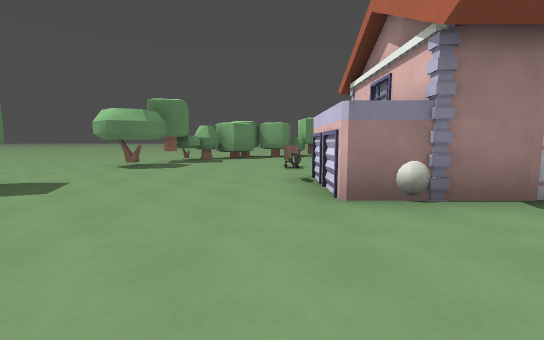
[1] (above)

23 first-person views from a walk through a Godot game level. The camera is 1.3 m above the floor, tilts 6° down and sees 90° across. Doors that lead somewhere are drawn open, without their leaves. The floor is counted in squares, 2 m on a side. Each view is taken from the middle of a square. On the plan, view 1 faces up. The plan holds only what a view shows up to about 9 squares ahead; the rest is blank. The place goes on beyond the plan. Surface patterns are stand-ins for the level's own textures.

[2]
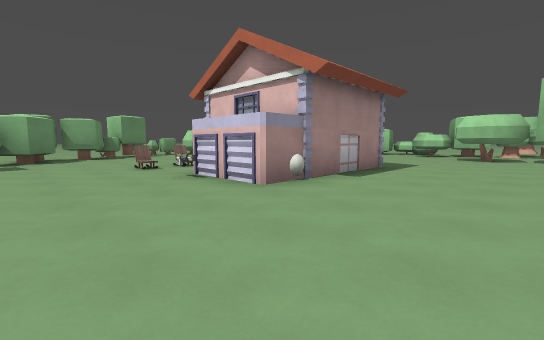

[3]
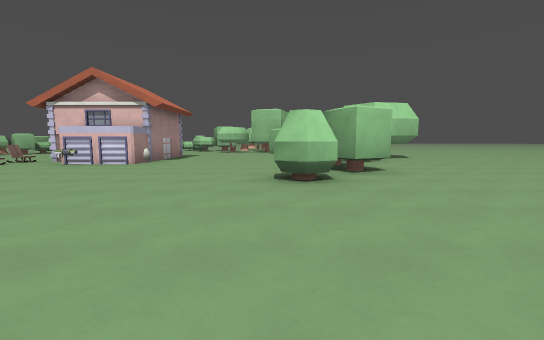

[4]
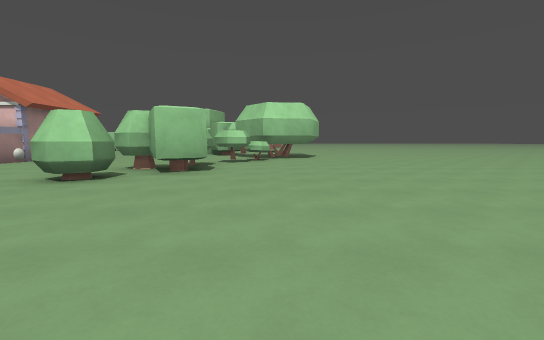

[5]
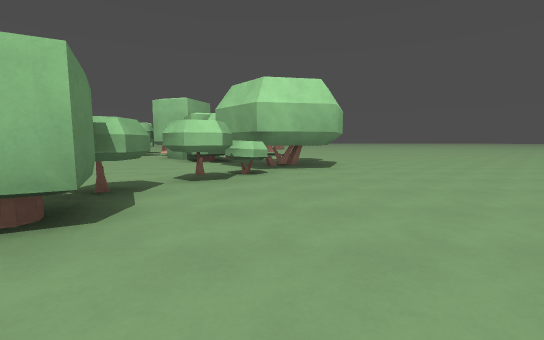

[6]
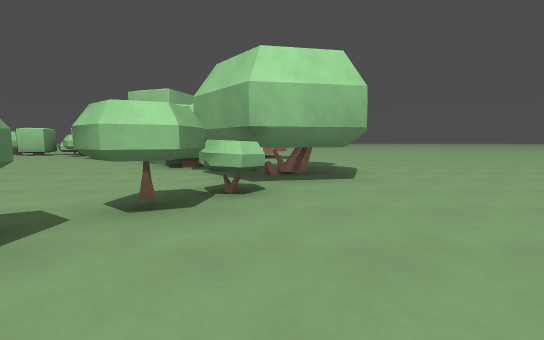

[7]
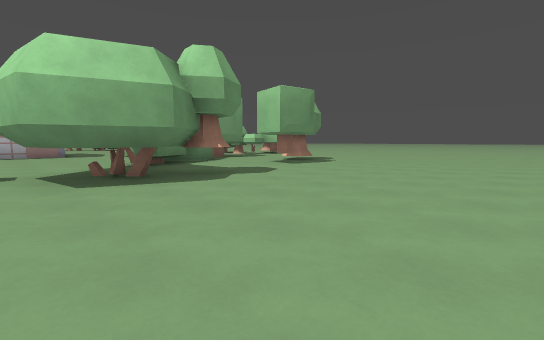

[8]
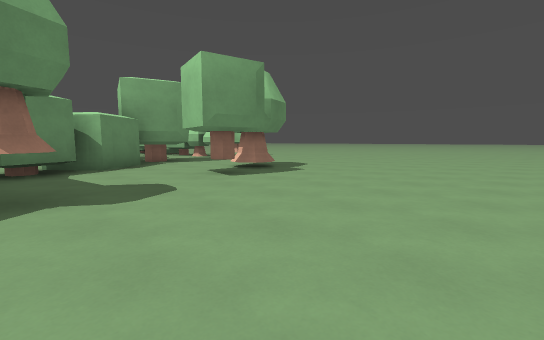

[9]
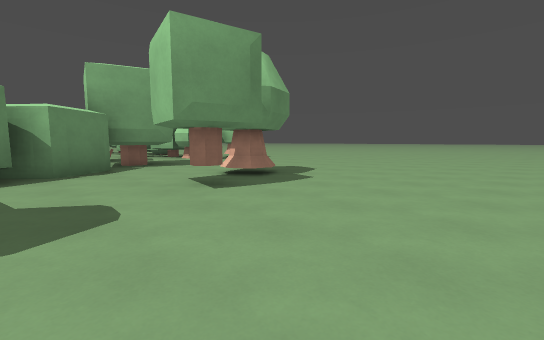

[10]
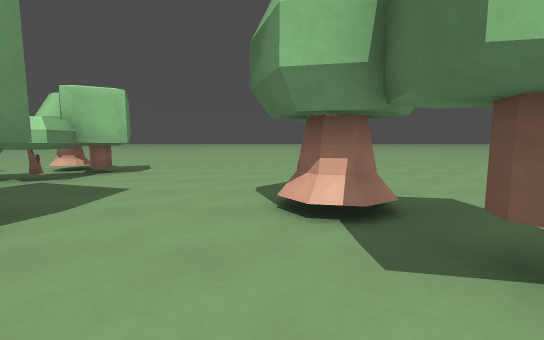

[11]
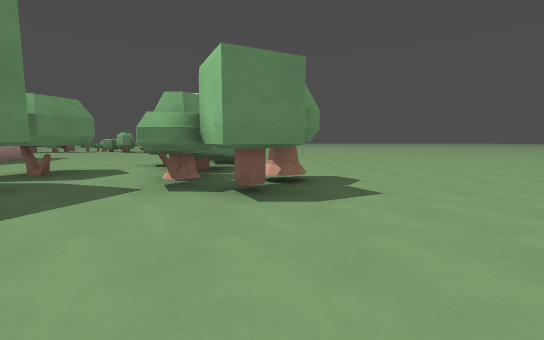

[12]
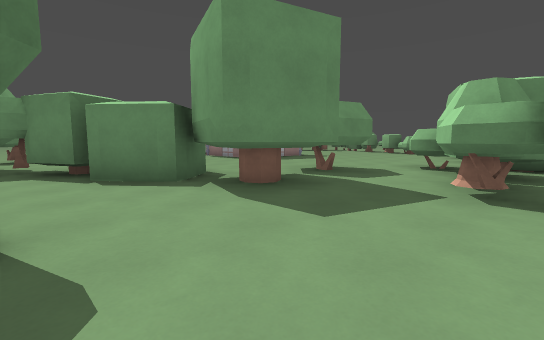

[13]
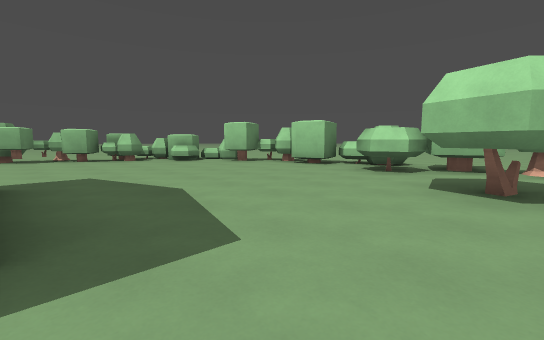

[14]
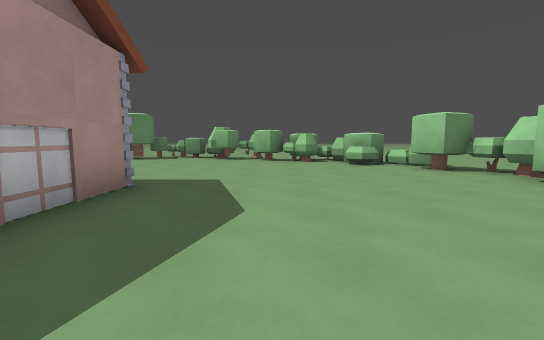

[15]
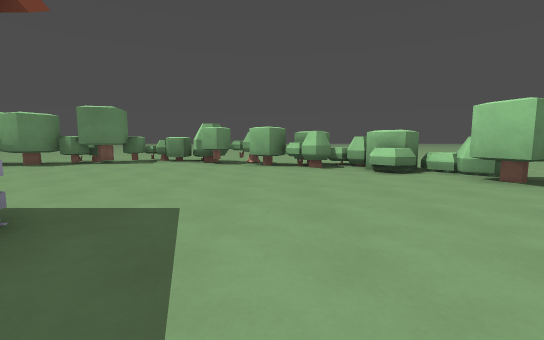

[16]
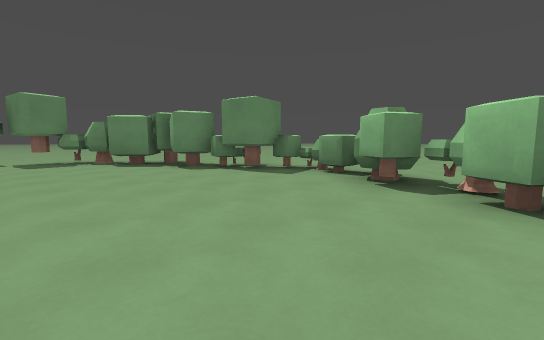

[17]
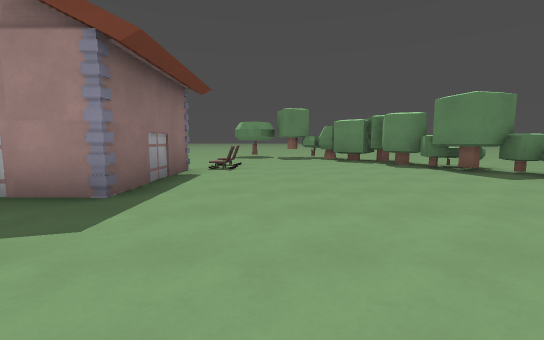

[18]
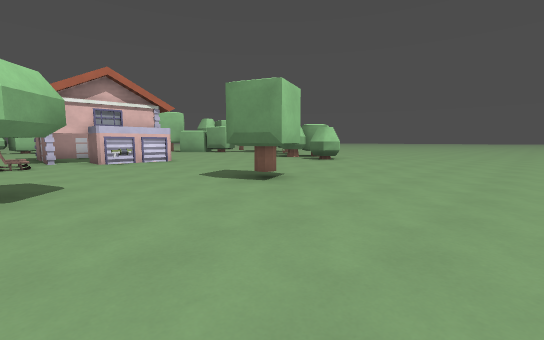

[19]
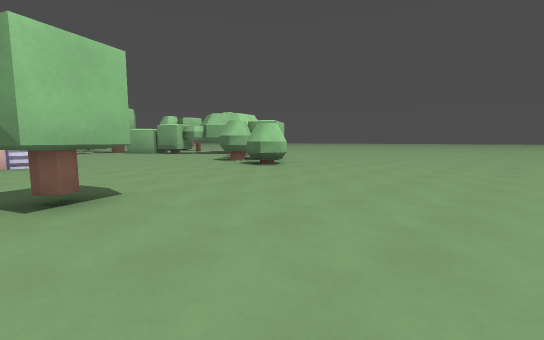

[20]
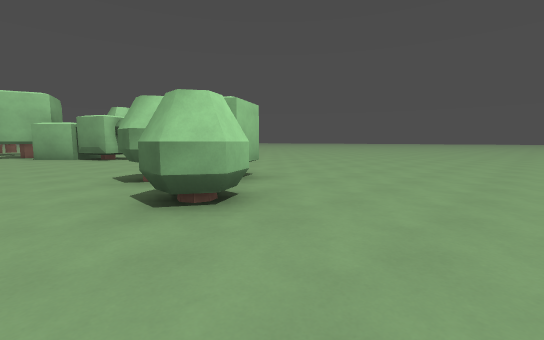

[21]
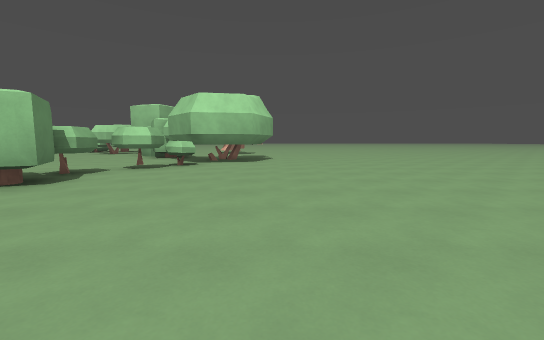

[22]
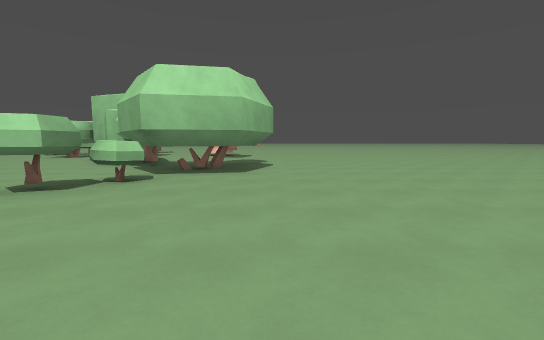

[23]
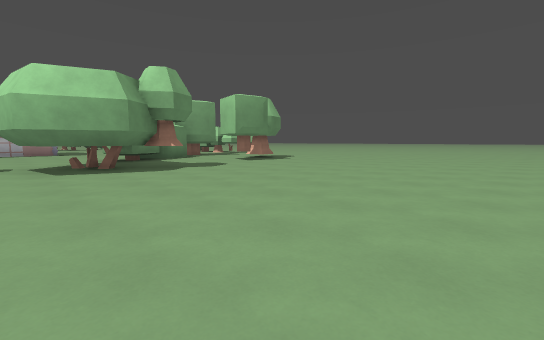

### Floor plan
Key: @ floor where view 1 was taken; # wall or solid block; x gap in a wall; . floor; D open door; ^ raised ledge; C chair; B ball; T thing the floor can be seen under or through; O other object.
Columns run from 8 left of view 1 to 17 right of it. Each row starts with its distance up from view 1.
 18             ..
 17             ..
 16        ..    ..
 15        ....  ..
 14        ....T ..
 13        ..TTTT#^...
 12       .#TTT..#x##^
 11      .###......###   ..
 10      ##..........##^...
  9 .... #.............#..
  8 .... ..............#^
  7 ....##...C..........#
  6 ..........D###......#.
  5 ........O#D# #......^^ ...
  4 ...##....#   #.....TTT....
  3 ...##....#B###.....TT ....
  2 .................TT.TT....
  1 .................TT TTT...
  0 ........@........T TTTT...
 -1 ................TTTT..#...
 -2 ......TTT.....##TTT.......
 -3 .......TTT... ###.........
 -4 .........TTTTT#...........
 -5 ...........TTT#...x#.....
 -6 ...........TTT#...........
 -7 ..........................
 -8 .. .......................
 -9    .......................
-10    .......................
-11    ... .................
-12    ..   ................
-13          ...............
-14           .......
-15            .. ..

Positions as (right, up) in squares from view 1, and headings:
1: (0, 0), facing up
2: (-2, 0), facing up-right
3: (-7, -1), facing right
4: (-7, -5), facing right
5: (-3, -5), facing right
6: (-1, -5), facing right
7: (3, -11), facing up-right
8: (6, -10), facing up-right
9: (7, -9), facing up-right
10: (8, -4), facing right
11: (14, -4), facing up
12: (13, -4), facing up-left
13: (5, 1), facing up-right
14: (7, 2), facing up
15: (7, 4), facing up
16: (7, 8), facing up-left
17: (8, 8), facing left
18: (-8, 7), facing down-right
19: (-8, 4), facing down-right
20: (-5, 0), facing down-right
21: (-5, -7), facing right
22: (-2, -7), facing right
23: (3, -13), facing up-right
